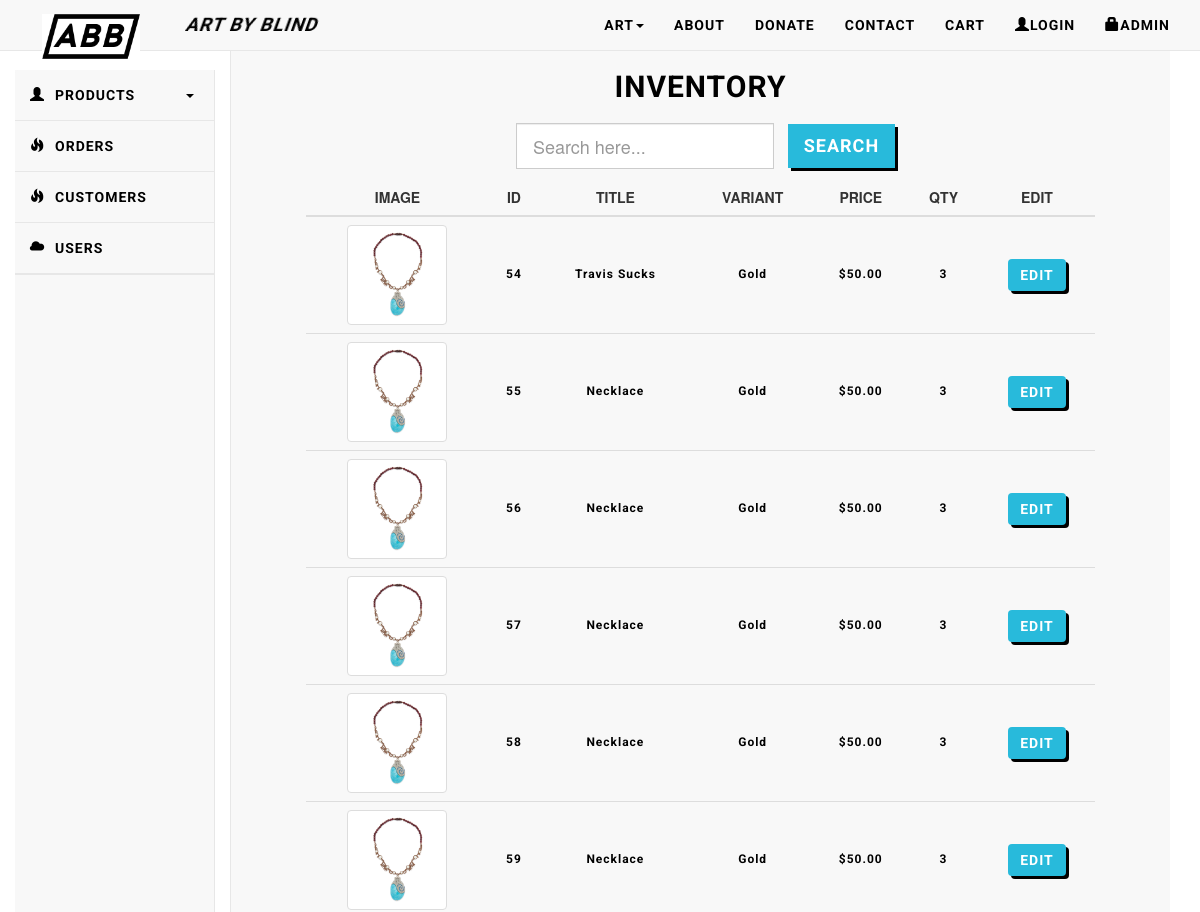
The app's page /artbyblind/admin-products.php (upper part), older data.
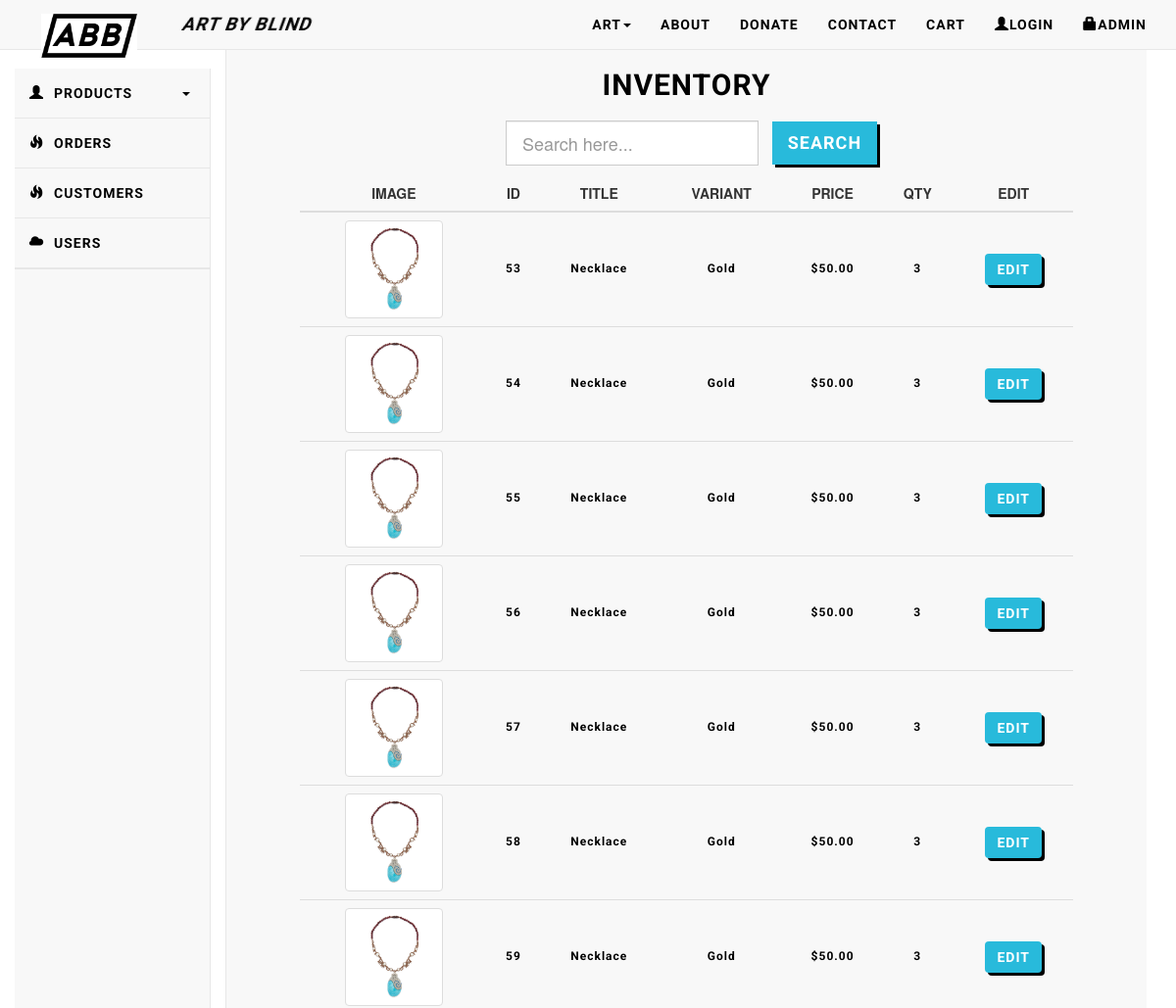
The same page, newer data.
### tables this page shows
CREATE TABLE `products` (
  `id` int(11) NOT NULL,
  `title` varchar(50) NOT NULL,
  `variant` varchar(50) NOT NULL,
  `description` varchar(255) NOT NULL,
  `price` decimal(10,2) NOT NULL,
  `quantity` int(11) NOT NULL,
  `image` varchar(100) DEFAULT NULL
);

### artbyblind/admin-products.php (the view, shortened to what this page needs)
<!doctype html>
<html>
<head>
<?php include('head.php');?>
</head>
<body>
<?php include('nav.php');?>
<div class="col-lg-2" style="width:250px;">
<?php include('admin-nav.php');?>
</div>
<div class="col-lg-offset-2 col-lg-10">
	<div class=" card-view container-fluid text-center">
		<div class="jumbotron">
			<div class="container">
				<h2 id="projects" class="navTitle">INVENTORY</h2>
						<form class="form-inline" method="post" action="admin-search.php">
							<input style="border-radius:0px; margin:10px;" class="form-control input-lg" type="text" name="srch_query" placeholder="Search here..." required>
							<input class="btn btn-custom btn-lg" type="submit" name="search" value="search" style="border-radius: 0px;">
						</form>
								<table class="table text-center" >
									<thead>
										<tr>
											<th class="text-center">IMAGE</th>
											<th class="text-center">ID</th>
											<th class="text-center">TITLE</th>
											<th class="text-center">VARIANT</th>
											<th class="text-center">PRICE</th>
											<th class="text-center">QTY</th>
											<th class="text-center">EDIT</th>
										</tr>
								</thead>
								<tbody>
								<?php include 'connect.php';
								$result = $db->prepare("SELECT * FROM products ORDER BY id ASC");
								$result ->execute();
								for($i=0; $row = $result->fetch();$i++)
								{?>
								<tr>
									<td><img src="<?php echo $row['image']; ?>" class="img-thumbnail" style="height:100px";/></td>
									<td><?php echo $row['id'];?></td>
									<td><?php echo $row['title'];?></td>
									<td><?php echo $row['variant'];?></td>
									<td>$<?php echo $row['price'];?></td>
									<td><?php echo $row['quantity'];?></td>
									<td><a class="btn btn-small btn-custom" href="admin-edit-product.php?id=<?php echo $row['id'];?>">EDIT</a></td>
								</tr>
								<?php
								}?>
								</tbody>
								</table>
						</div>
					</div>
				</div>
			</div>
<?php include('footer.php'); ?>
</body>
</html>

Row changes from the older to the newer data that the page shows:
added products: image (picture), id "53", title "Necklace", variant "Gold", price "50.00", quantity "3"
changed products id 54: title "Travis Sucks" → "Necklace"
